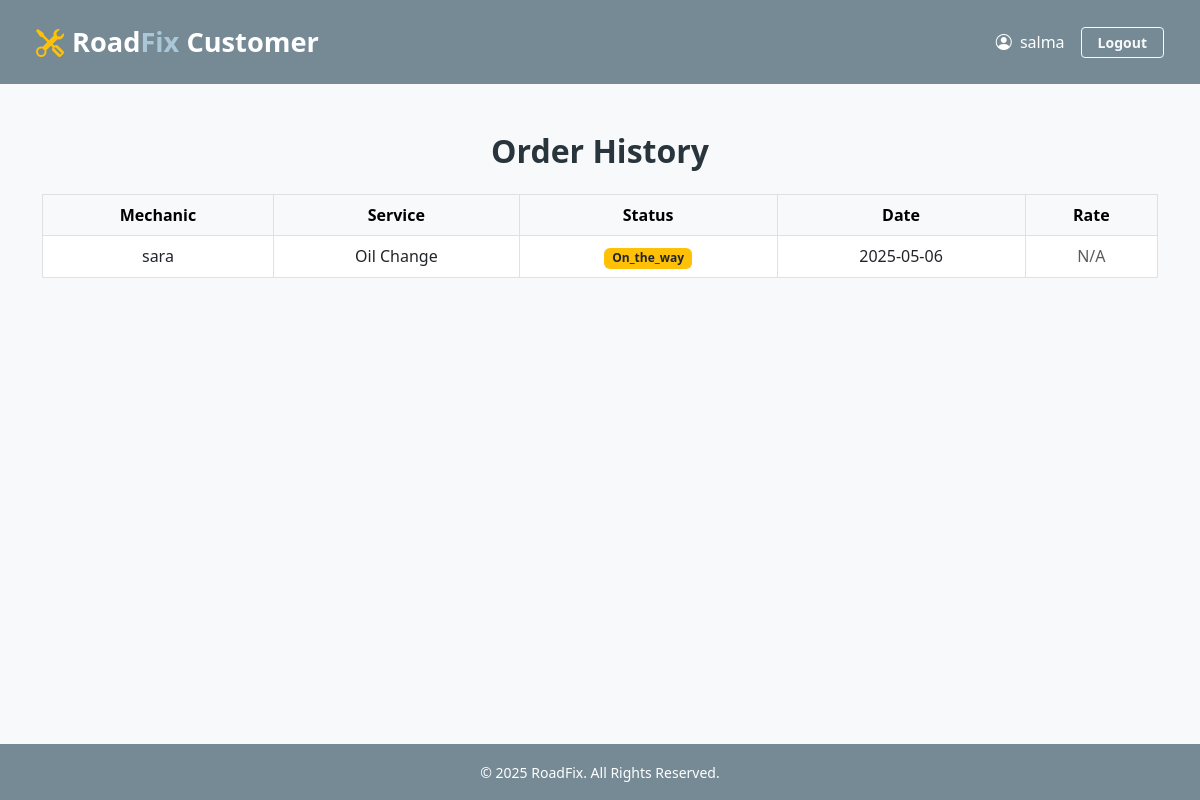
Page /public/dashboard/customer/orders/order_history.php (signed in) on the committed database.
### tables this page shows
CREATE TABLE `orders` (
  `id` int(11) NOT NULL,
  `customer_id` int(11) DEFAULT NULL,
  `mechanic_id` int(11) DEFAULT NULL,
  `service_id` int(11) DEFAULT NULL,
  `status` enum('pending','accepted','on_the_way','completed','rejected','cancelled') DEFAULT 'pending',
  `scheduled_time` datetime DEFAULT NULL,
  `location` varchar(255) DEFAULT NULL,
  `created_at` timestamp NOT NULL DEFAULT current_timestamp(),
  `completed_at` datetime DEFAULT NULL,
  `rating` float DEFAULT NULL,
  `feedback` text DEFAULT NULL,
  `latitude` double DEFAULT NULL,
  `longitude` double DEFAULT NULL
);

CREATE TABLE `users` (
  `id` int(11) NOT NULL,
  `name` varchar(100) NOT NULL,
  `email` varchar(100) NOT NULL,
  `phone` varchar(20) DEFAULT NULL,
  `password` varchar(255) NOT NULL,
  `user_type` enum('admin','mechanic','customer') NOT NULL,
  `role_id` int(11) DEFAULT NULL,
  `status` enum('pending','approved','rejected') DEFAULT 'pending',
  `cv` varchar(255) DEFAULT NULL,
  `availability` enum('available','busy') DEFAULT 'available',
  `latitude` decimal(10,8) DEFAULT NULL,
  `longitude` decimal(11,8) DEFAULT NULL,
  `is_verified` tinyint(1) DEFAULT 0,
  `verification_token` varchar(255) DEFAULT NULL,
  `cv_path` varchar(255) DEFAULT NULL,
  `reset_token` varchar(64) DEFAULT NULL,
  `reset_token_expires_at` datetime DEFAULT NULL
);

CREATE TABLE `services` (
  `id` int(11) NOT NULL,
  `name` varchar(100) NOT NULL,
  `price` decimal(10,2) NOT NULL DEFAULT 0.00,
  `description` text DEFAULT NULL
);

### public/dashboard/customer/orders/order_history.php (the view, shortened to what this page needs)
<?php
include('../../../../includes/layout/header.php');
$conn = Database::getInstance()->getConnection();
$user_id = $_SESSION['user_id'];
$query = "
    SELECT o.*, u.name AS mechanic_name, s.name AS service_name
    FROM orders o
    JOIN users u ON o.mechanic_id = u.id
    JOIN services s ON o.service_id = s.id
    WHERE o.customer_id = ?
    ORDER BY o.created_at DESC
";
$stmt = $conn->prepare($query);
$stmt->bind_param("i", $user_id);
$stmt->execute();
$orders = $stmt->get_result();
?>
<div class="container my-5">
    <h2 class="text-center fw-bold mb-4">Order History</h2>
    <?php if ($orders->num_rows === 0): ?>
        <div class="alert alert-info text-center">You have no previous orders.</div>
    <?php else: ?>
        <div class="table-responsive">
            <table class="table table-bordered align-middle text-center">
                <thead class="table-light">
                    <tr>
                        <th>Mechanic</th>
                        <th>Service</th>
                        <th>Status</th>
                        <th>Date</th>
                        <th>Rate</th>
                    </tr>
                </thead>
                <tbody>
                    <?php while ($row = $orders->fetch_assoc()): ?>
                        <tr>
                            <td><?= htmlspecialchars($row['mechanic_name']) ?></td>
                            <td><?= htmlspecialchars($row['service_name']) ?></td>
                            <td>
                                <span class="badge
                                    <?= match($row['status']) {
                                        'completed'   => 'bg-success',
                                        'on_the_way'  => 'bg-warning text-dark',
                                        'accepted'    => 'bg-info text-dark',
                                        'pending'     => 'bg-secondary',
                                        'cancelled'   => 'bg-dark text-white',
                                        default       => 'bg-light'
                                    } ?>">
                                    <?= ucfirst($row['status']) ?>
                                </span>
                            </td>
                            <td><?= date('Y-m-d', strtotime($row['created_at'])) ?></td>
                            <td>
                                <?php
                                $rate_stmt = $conn->prepare("SELECT id FROM ratings WHERE order_id = ?");
                                $rate_stmt->bind_param("i", $row['id']);
                                $rate_stmt->execute();
                                $rate_stmt->store_result();
                                if ($row['status'] === 'completed') {
                                    if ($rate_stmt->num_rows > 0) {
                                        echo '<span class="text-muted">Already Rated</span>';
                                    } else {
                                        echo '<a href="rate_service.php?order_id=' . $row['id'] . '" class="btn btn-sm btn-outline-primary">Rate Service</a>';
                                    }
                                } else {
                                    echo '<span class="text-muted">N/A</span>';
                                }
                                ?>
                            </td>
                        </tr>
                    <?php endwhile; ?>
                </tbody>
            </table>
        </div>
    <?php endif; ?>
</div>
<?php include('../../../../includes/layout/footer.php'); ?>

### public/assets/css/style.css (style rules this page uses)
:root { --primary: #768A96; --secondary: #AAC7D8; --dark: #29353C; --medium: #44576D; --light: #DFEBF6; --extra-light: #E6E6E6; }
body { background-color: var(--light); font-family: 'Segoe UI', sans-serif; color: var(--medium); }
h1, h2, h3, h4, h5 { color: var(--dark); }

### rows in the picture
orders: mechanic.name "sara", service.name "Oil Change", status "On_the_way", created_at "2025-05-06", shows "N/A"

### other values in the picture
$user_type "Customer"
$user_name "salma"
